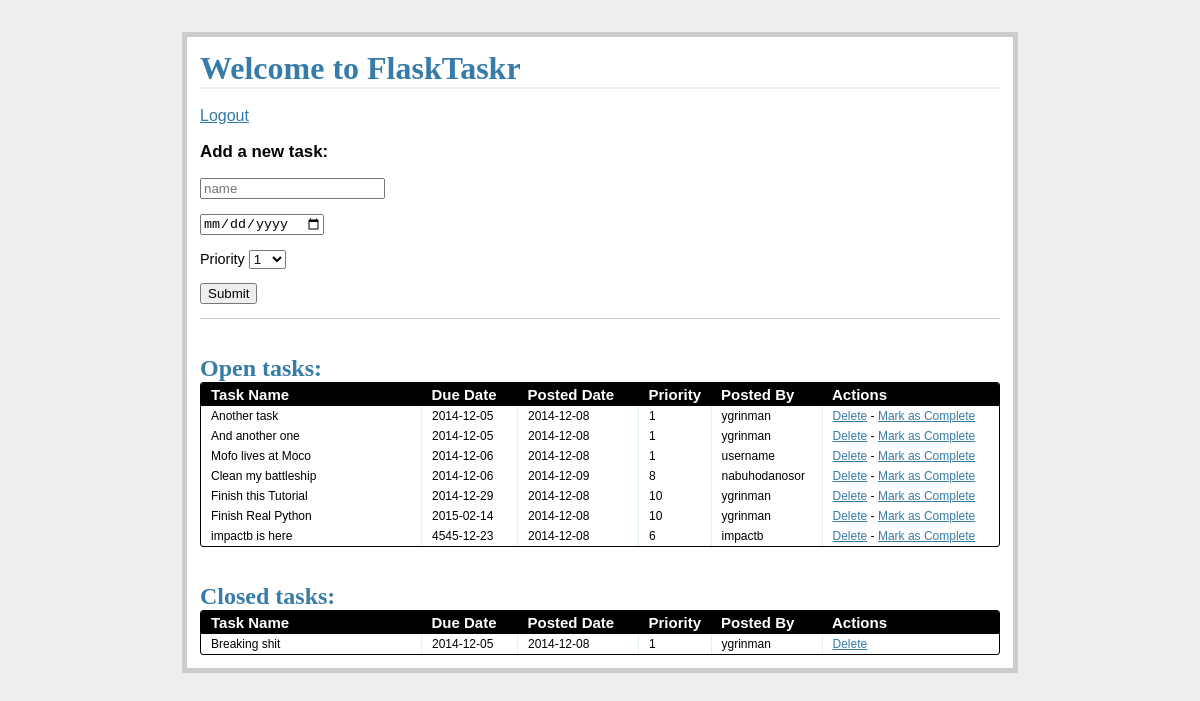
/tasks/ (signed in), run on an earlier commit of the app's database.
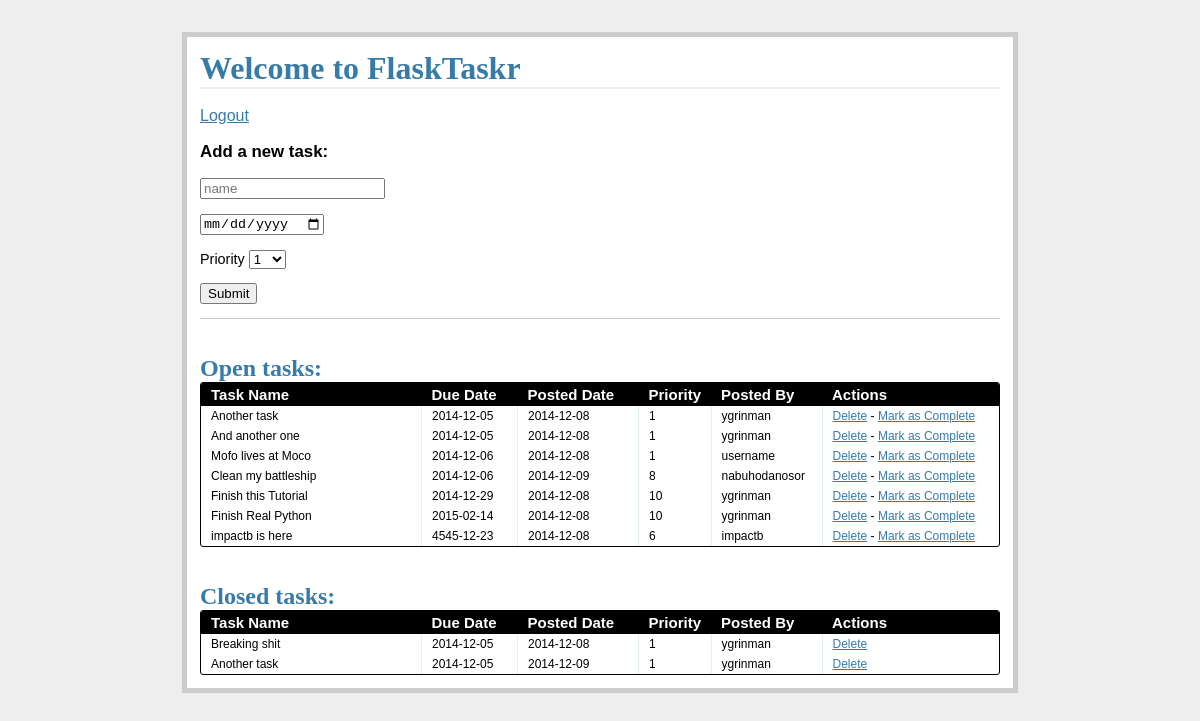
And on a later commit of the database.
### models.py (models this page shows, shortened)
class Task(db.Model):
	import datetime
	__tablename__ = "tasks"
	task_id = db.Column(db.Integer, primary_key=True)
	name = db.Column(db.String, nullable=False)
	due_date = db.Column(db.Date, nullable=False)
	priority = db.Column(db.Integer, nullable=False)
	posted_date = db.Column(db.Date, default=datetime.datetime.utcnow())
	status = db.Column(db.Integer)
	user_id = db.Column(db.Integer, db.ForeignKey('users.id'))

class User(db.Model):
	__tablename__ = "users"
	id = db.Column(db.Integer, primary_key=True)
	name = db.Column(db.String, unique=True, nullable=False)
	email = db.Column(db.String, unique=True, nullable=False)
	password = db.Column(db.String, nullable=False)
	tasks = db.relationship('Task', backref='poster')

### views.py (the view)
@app.route('/tasks/')
@login_required
def tasks():
	open_tasks = db.session.query(Task) \
		.filter_by(status='1').order_by(Task.due_date.asc())
	closed_tasks = db.session.query(Task) \
		.filter_by(status='0').order_by(Task.due_date.asc())
	return render_template(
		'tasks.html',
		form=AddTaskForm(request.form),
		open_tasks=open_tasks,
		closed_tasks=closed_tasks
	)

### forms.py
class AddTaskForm(Form):
    task_id = IntegerField('Priority')
    name = TextField('Task Name', validators=[DataRequired()])
    due_date = DateField(
        'Date Due (mm/dd/yyyy)',
        validators=[DataRequired()], format='%m/%d/%Y'
    )
    priority = SelectField(
        'Priority',
        validators=[DataRequired()],
        choices=[
            ('1', '1'), ('2', '2'), ('3', '3'), ('4', '4'), ('5', '5'),
            ('6', '6'), ('7', '7'), ('8', '8'), ('9', '9'), ('10', '10')
        ]
    )
    status = IntegerField('Status')

### views.py (called while the page is built)
def login_required(test):
	@wraps(test)
	def wrap(*args, **kwargs):
		if 'logged_in' in session:
			return test(*args, **kwargs)
		else:
			flash('You need to login first.')
			return redirect(url_for('login'))
	return wrap

### templates/tasks.html (shortened to what this page needs)
{% extends "template.html" %}
{% block content %}
  <h1>Welcome to FlaskTaskr</h1>
  <br>
  <a href="/logout">Logout</a>
  <div class="add-task">
    <h3>Add a new task:</h3>
      <form action="{{ url_for('new_task') }}" method="post">
        <p>
          {{ form.name(placeholder="name") }}
        </p>
        <p>
          {{ form.due_date(placeholder="due date") }}
        </p>
        <p>
          {{ form.priority.label }}
          {{ form.priority }}
        </p>
        <p><input type="submit" value="Submit"></p>
      </form>
  </div>
  <div class="entries">
    <br>
    <br>
    <h2>Open tasks:</h2>
    <div class="datagrid">
      <table>
        <thead>
          <tr>
            <th width="200px"><strong>Task Name</strong></th>
            <th width="75px"><strong>Due Date</strong></th>
            <th width="100px"><strong>Posted Date</strong></th>
            <th width="50px"><strong>Priority</strong></th>
            <th width="90px"><strong>Posted By</strong></th>
            <th><strong>Actions</strong></th>
          </tr>
        </thead>
        {% for o in open_tasks %}
          <tr>
            <td width="200px">{{ o.name }}</td>
            <td width="75px">{{ o.due_date }}</td>
            <td width="100px">{{ o.posted_date }}</td>
            <td width="50px">{{ o.priority }}</td>
            <td width="90px">{{ o.poster.name }}</td>
            <td>
              <a href="{{ url_for('delete_entry', task_id = o.task_id) }}">Delete</a>  -
              <a href="{{ url_for('complete', task_id = o.task_id) }}">Mark as Complete</a>
            </td>
          </tr>
        {% endfor %}
      </table>
    </div>
  </div>
  <br>
  <br>
  <div class="entries">
    <h2>Closed tasks:</h2>
    <div class="datagrid">
      <table>
        <thead>
          <tr>
            <th width="200px"><strong>Task Name</strong></th>
            <th width="75px"><strong>Due Date</strong></th>
            <th width="100px"><strong>Posted Date</strong></th>
            <th width="50px"><strong>Priority</strong></th>
            <th width="90px"><strong>Posted By</strong></th>
            <th><strong>Actions</strong></th>
          </tr>
        </thead>
        {% for c in closed_tasks %}
          <tr>
            <td width="200px">{{ c.name }}</td>
            <td width="75px">{{ c.due_date }}</td>
            <td width="100px">{{ c.posted_date }}</td>
            <td width="50px">{{ c.priority }}</td>
            <td width="90px">{{ c.poster.name }}</td>
            <td>
               <a href="{{ url_for('delete_entry', task_id = c.task_id) }}">Delete</a>
            </td>
          </tr>
        {% endfor %}
      </table>
    </div>
{% endblock %}

### templates/template.html (shortened to what this page needs)
<!DOCTYPE html>
<html>
	<head>
		<link rel="stylesheet" href="{{ url_for('static', filename='css/styles.css') }}">
	</head>
	<body>
		<div class="page">
			{% block content %}
			{% endblock %}
	</body>
</html>

### static/css/styles.css (style rules this page uses)
body { font-family: sans-serif; background: #eee; }
a, h1, h2 { color: #377BA8; }
h1, h2 { font-family: 'Georgia', serif; margin: 0; }
h1 { border-bottom: 2px solid #eee; }
h2 { font-size: 1.5em; }
.page { margin: 2em auto; width: 50em; border: 5px solid #ccc; padding: 0.8em; background: white; }
.entries { list-style: none; margin: 0; padding: 0; }
.add-task { font-size: 0.9em; border-bottom: 1px solid #ccc; }
.datagrid table { border-collapse: collapse; text-align: left; width: 100%; }
.datagrid { background: #fff; overflow: hidden; border: 1px solid #000000; border-radius: 3px; }
.datagrid table td, .datagrid table th { padding: 3px 10px; }
.datagrid table thead th { background-color: #000000; color: #FFFFFF; font-size: 15px; font-weight: bold; }
.datagrid table thead th:first-child { border: none; }
.datagrid table tbody td { color: #000000; border-left: 1px solid #E1EEF4; font-size: 12px; font-weight: normal; }
.datagrid table tbody td:first-child { border-left: none; }
.datagrid table tbody tr:last-child td { border-bottom: none; }

What changed in the data, as far as the page shows it:
added Task: name "Another task", due_date "2014-12-05", posted_date "2014-12-09", priority "1", poster.name "ygrinman", shown under "Closed tasks:"
